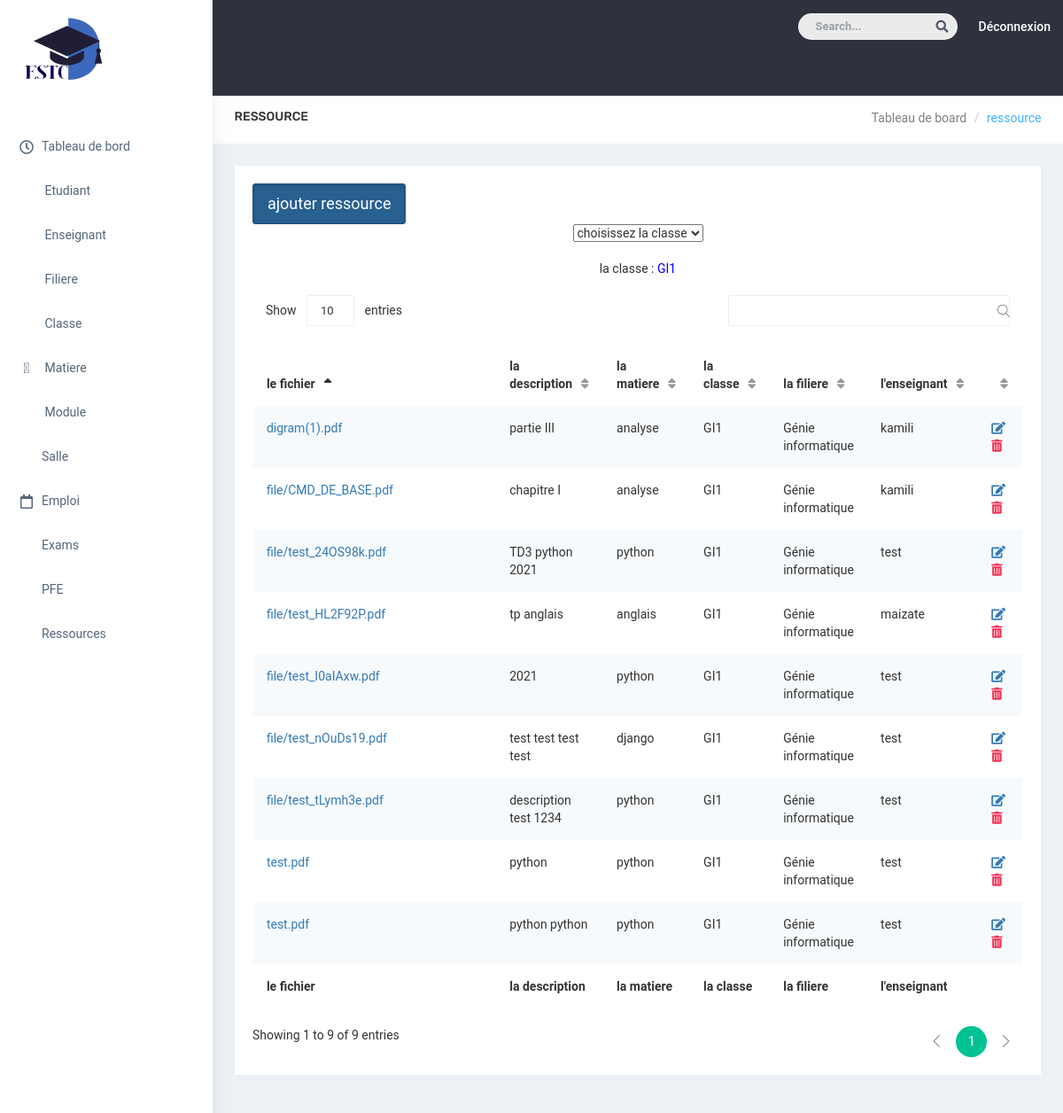
The page /useradmin/ressource/ on the database its author committed.
### gestioncours/models.py (models this page shows, shortened)
class Classe(models.Model):
  nom_class= models.TextField()
  delegue = models.TextField()
  filiere=models.ForeignKey(Filiere,on_delete=models.CASCADE)
  def __str__(self):
        return self.nom_class

class Ressource(models.Model):
    rc_fichier = models.FileField(upload_to='file')
    rc_desc= models.TextField(default="null",blank="true")
    matiere = models.ForeignKey(Matiere, on_delete=models.CASCADE)
    enseignant = models.ForeignKey(Enseignant, on_delete=models.CASCADE, blank="true")
    filiere = models.ForeignKey(Filiere, on_delete=models.CASCADE, blank="true")
    classe = models.ForeignKey(Classe, on_delete=models.CASCADE, blank="true")

class Matiere(models.Model):
   nom_matiere = models.TextField(default="null")
   description =  models.TextField(default="null")
   module= models.ForeignKey(Module, on_delete=models.CASCADE)
   enseignant=models.ForeignKey(Enseignant, on_delete=models.CASCADE,blank="true")
   classe = models.ForeignKey(Classe, on_delete=models.CASCADE,blank='true', null=True)
   def __str__(self):
        return self.nom_matiere

class Filiere(models.Model):
   nom_filiere = models.TextField()
   responsable = models.TextField()
   def __str__(self):
        return self.  nom_filiere

class Enseignant(models.Model):
    user = models.OneToOneField(User, null=True ,on_delete = models.CASCADE)
    nom = models.CharField(max_length=60,default="null")
    prenom = models.CharField(max_length=60,default="null")
    cin = models.CharField(max_length=10,default="null")
    tel = models.IntegerField(default=0)
    email = models.CharField(max_length=25,default="null")
    grade = models.TextField(default="null")
    address_pro = models.TextField(default='null')
    filiere= models.ForeignKey(Filiere, on_delete=models.CASCADE,blank="true")
    def __str__(self):
        return self.nom

### gestioncours/views.py (the view)
# urls.py: path('useradmin/ressource/', views.ressource_admin, name="ressource_admin"),
def ressource_admin(request):
    classe = Classe.objects.all()
    classee = classe[0]
    ressource = Ressource.objects.filter(classe = classe[0]).all()
    if request.method == 'POST':
        cls = request.POST['cls']
        classee = Classe.objects.get(nom_class = cls)
        ressource = Ressource.objects.filter(classe = classee).all()
    return render(request,'ressource_admin.html',{'ressource':ressource , 'classe':classe , 'classee': classee})

### templates/ressource_admin.html (shortened to what this page needs)
{% extends 'admin-template.html' %}
{% block content%}
        <div id="page-wrapper">
            <div class="container-fluid">
                <div class="row bg-title">
                    <div class="col-lg-3 col-md-4 col-sm-4 col-xs-12">
                        <h4 class="page-title">ressource</h4>
                    </div>
                    <div class="col-lg-9 col-sm-8 col-md-8 col-xs-12">
                        <ol class="breadcrumb">
                            <li><a href="#">Tableau de board</a></li>
                            <li class="active">ressource</li>
                        </ol>
                    </div>
                </div>
   <div class="row">
     <div class="col-lg-12 col-md-12 col-sm-12 col-xs-12">
                    <div class="data-table-list">
                        <div class="basic-tb-hd">
                            <a href="{% url 'create_ressource' classee.id %}" class="btn btn-primary btn-lg active" role="button" aria-pressed="true">ajouter ressource </a>
                            <div class="basic-tb-hd" style="text-align:center;">
                            <form class="form" method="post" name="myform">
                              <select class="form-select" aria-label="Default select example" name="cls" onchange="submitform();" >
                                <option selected> choisissez la classe</option>
                            </select>
                            </form>
          <br>
                            la classe : <span style='color:blue'>{{classee}}</span>
                            </div>
                        </div>
                        <div class="table-responsive">
                            <table id="data-table-basic" class="table table-striped">
                                <thead>
                                    <tr>
                                        <th>le fichier</th>
                                        <th>la description</th>
                                        <th>la matiere</th>
                                        <th>la classe</th>
                                        <th>la filiere</th>
                                        <th>l'enseignant</th>
                                        <th></th>
                                    </tr>
                                </thead>
                                <tbody>
                                   {%for item in ressource %}
                                    <tr>
                                        <td><object data="{{item.rc_fichier.url }}" type="application/pdf" width="300" height="200">
                                            <a href="{{item.rc_fichier.url }}">{{item.rc_fichier}}</a>
                                              </object>  </td>
                                            <td>{{item.rc_desc}}</td>
                                          <td>{{item.matiere}}</td>
                                          <td>{{item.classe}}</td>
                                          <td>{{item.filiere}}</td>
                                          <td>{{item.enseignant}}</td>
                                          <td>
                                            <a href="{% url 'update_ressource' classee.id item.id %}"> <i class="fas fa-edit"></i> </a>
                                            <a class="text-danger" href="{% url 'delete_ressource'  item.id %}"> <i class="fas fa-trash-alt"></i> </a>
                                          </td>
                                    </tr>
                                 {% endfor %}
                                </tbody>
                                           <tfoot>
                                    <tr>
                                      <th>le fichier</th>
                                      <th>la description</th>
                                      <th>la matiere</th>
                                      <th>la classe</th>
                                      <th>la filiere</th>
                                      <th>l'enseignant</th>
                                      <th></th>
                                    </tr>
                                </tfoot>
                            </table>
                        </div>
                    </div>
                </div>
   </div>
                </div>
            </div>
        {% endblock %}

### static/css/colors/default.css (style rules this page uses)
body { background: #fff; }
.bg-title .breadcrumb .active { color: #41b3f9; }

### rows shown on the page
Classe: nom_class "GI1"
Ressource: rc_fichier "file/CMD_DE_BASE.pdf", rc_desc "chapitre I", matiere "analyse", classe "GI1", filiere "Génie informatique", enseignant "kamili"
Ressource: rc_fichier "digram(1).pdf", rc_desc "partie III", matiere "analyse", classe "GI1", filiere "Génie informatique", enseignant "kamili"
Ressource: rc_fichier "file/test_nOuDs19.pdf", rc_desc "test test test test", matiere "django", classe "GI1", filiere "Génie informatique", enseignant "test"
Ressource: rc_fichier "test.pdf", rc_desc "python", matiere "python", classe "GI1", filiere "Génie informatique", enseignant "test"
Ressource: rc_fichier "test.pdf", rc_desc "python python", matiere "python", classe "GI1", filiere "Génie informatique", enseignant "test"
Ressource: rc_fichier "file/test_tLymh3e.pdf", rc_desc "description test 1234", matiere "python", classe "GI1", filiere "Génie informatique", enseignant "test"
Ressource: rc_fichier "file/test_I0aIAxw.pdf", rc_desc "2021", matiere "python", classe "GI1", filiere "Génie informatique", enseignant "test"
Ressource: rc_fichier "file/test_HL2F92P.pdf", rc_desc "tp anglais", matiere "anglais", classe "GI1", filiere "Génie informatique", enseignant "maizate"
Ressource: rc_fichier "file/test_24OS98k.pdf", rc_desc "TD3 python 2021", matiere "python", classe "GI1", filiere "Génie informatique", enseignant "test"
